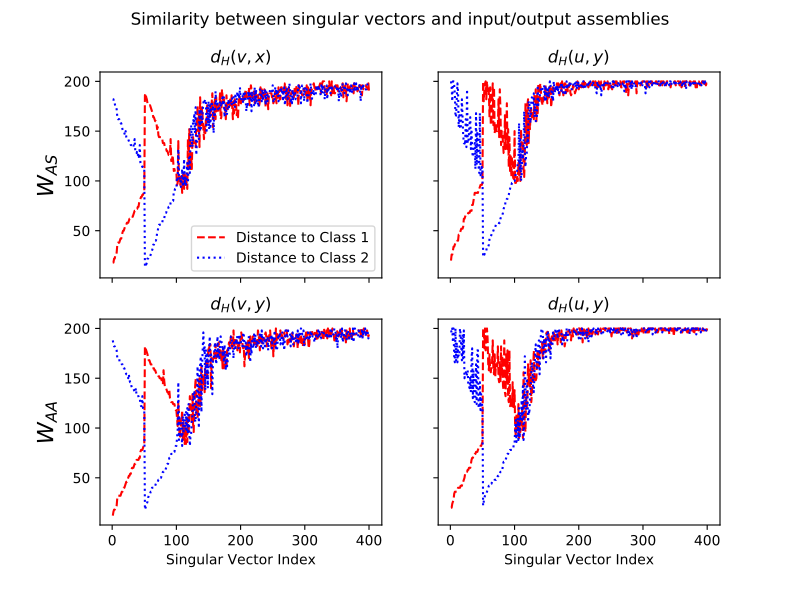

Recreate this plot in Python.
import numpy as np
import matplotlib.pyplot as plt

from stimuli import StimulusGenerator
from area import Area
from brain import Brain
from utils import *


B = Brain(num_areas=2, num_neurons=1000, cap_size=100, p=0.1, beta=0.1)

coreset_1 = np.arange(B.cap_size)
coreset_2 = np.arange(3*B.cap_size, 4*B.cap_size)
S1 = StimulusGenerator(B.num_neurons, B.cap_size, background_p=0.01, coreset=coreset_1)
S2 = StimulusGenerator(B.num_neurons, B.cap_size, background_p=0.01, coreset=coreset_2)

y1, W_yy1, W_yx1 = B.project_stream(S1,0,1, max_iterations=50, return_weights_assembly=True)
y2, W_yy2, W_yx2 = B.project_stream(S2,0,1, max_iterations=50, initialize=False, return_weights_assembly=True)

X1 = S1.sample_stimuli(100)
X2 = S2.sample_stimuli(100)

# y_new_1 = capk(W_yx2.dot(X1[:,0]), B.cap_size)
# y_new_2 = capk(W_yx2.dot(X2[:,0]), B.cap_size)
y_new_1 = B.create_assemblies(X1[:, 0], 0,1)
y_new_2 = B.create_assemblies(X2[:, 0], 0,1)
print(hamming(y_new_1, y_new_2))

# W_yx /= W_yx.sum(axis=1)[:,np.newaxis]

x1 = np.zeros(B.num_neurons)
x1[coreset_1] = 1.
x2 = np.zeros(B.num_neurons)
x2[coreset_2] = 1.

U1,S1,Vt1 = np.linalg.svd(W_yx2)
Ur1,Sr1,Vrt1 = np.linalg.svd(W_yy2)

x_dist1 = np.array([hamming(x1, capk(np.absolute(Vt1[i]), B.cap_size)) for i in range(B.num_neurons)])
y_dist1 = np.array([hamming(y_new_1, capk(np.absolute(U1[:,i]), B.cap_size)) for i in range(B.num_neurons)])
x_dist2 = np.array([hamming(x2, capk(np.absolute(Vt1[i]), B.cap_size)) for i in range(B.num_neurons)])
y_dist2 = np.array([hamming(y_new_2, capk(np.absolute(U1[:,i]), B.cap_size)) for i in range(B.num_neurons)])

yrv_dist1 = np.array([hamming(y_new_1, capk(np.absolute(Vrt1[i]), B.cap_size)) for i in range(B.num_neurons)])
yru_dist1 = np.array([hamming(y_new_1, capk(np.absolute(Ur1[:,i]), B.cap_size)) for i in range(B.num_neurons)])
yrv_dist2 = np.array([hamming(y_new_2, capk(np.absolute(Vrt1[i]), B.cap_size)) for i in range(B.num_neurons)])
yru_dist2 = np.array([hamming(y_new_2, capk(np.absolute(Ur1[:,i]), B.cap_size)) for i in range(B.num_neurons)])

x_idxs1 = np.argsort(x_dist1)
x_idxs2 = np.argsort(x_dist2)
x_sort_order = np.concatenate([x_idxs1[:B.cap_size//2], x_idxs2[:B.cap_size//2], np.setdiff1d(x_idxs1[B.cap_size//2:], x_idxs2[:B.cap_size//2])])

y_idxs1 = np.argsort(y_dist1)
y_idxs2 = np.argsort(y_dist2)
y_sort_order = np.concatenate([y_idxs1[:B.cap_size//2], y_idxs2[:B.cap_size//2], np.setdiff1d(y_idxs1[B.cap_size//2:], y_idxs2[:B.cap_size//2])])

yrv_idxs1 = np.argsort(yrv_dist1)
yrv_idxs2 = np.argsort(yrv_dist2)
yrv_sort_order = np.concatenate([yrv_idxs1[:B.cap_size//2], yrv_idxs2[:B.cap_size//2], np.setdiff1d(yrv_idxs1[B.cap_size//2:], yrv_idxs2[:B.cap_size//2])])

yru_idxs1 = np.argsort(yru_dist1)
yru_idxs2 = np.argsort(yru_dist2)
yru_sort_order = np.concatenate([yru_idxs1[:B.cap_size//2], yru_idxs2[:B.cap_size//2], np.setdiff1d(yru_idxs1[B.cap_size//2:], yru_idxs2[:B.cap_size//2])])

sv_idxs = np.arange(1, B.num_neurons+1)

plt_limit = 400
fig, ((ax1, ax2), (ax3, ax4)) = plt.subplots(2, 2, sharex=True, sharey=True, figsize=(8,6))
fig.suptitle('Similarity between singular vectors and input/output assemblies')
ax1.plot(sv_idxs[:plt_limit], x_dist1[x_sort_order[:plt_limit]], 'r--', label='Distance to Class 1')
ax1.plot(sv_idxs[:plt_limit], x_dist2[x_sort_order[:plt_limit]], 'b:', label='Distance to Class 2')
ax1.legend(loc='lower right')
ax1.set_ylabel('$W_{AS}$', fontsize=16)
ax1.set_title('$d_H(v, x)$')
ax2.plot(sv_idxs[:plt_limit], y_dist1[y_sort_order[:plt_limit]], 'r--')
ax2.plot(sv_idxs[:plt_limit], y_dist2[y_sort_order[:plt_limit]], 'b:')
ax2.set_title('$d_H(u, y)$')
ax3.plot(sv_idxs[:plt_limit], yrv_dist1[yrv_sort_order[:plt_limit]], 'r--')
ax3.plot(sv_idxs[:plt_limit], yrv_dist2[yrv_sort_order[:plt_limit]], 'b:')
ax3.set_ylabel('$W_{AA}$', fontsize=16)
ax3.set_xlabel('Singular Vector Index')
ax3.set_title('$d_H(v, y)$')
ax4.plot(sv_idxs[:plt_limit], yru_dist1[yru_sort_order[:plt_limit]], 'r--')
ax4.plot(sv_idxs[:plt_limit], yru_dist2[yru_sort_order[:plt_limit]], 'b:')
ax4.set_xlabel('Singular Vector Index')
ax4.set_title('$d_H(u, y)$')

for ax in fig.get_axes():
    ax.label_outer()

plt.show()
